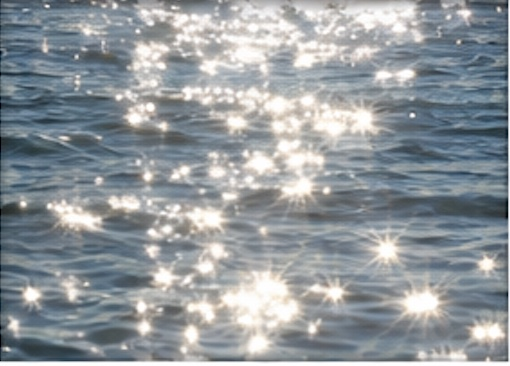
#> input picture simulation/ocean_voyager_sim_hil/assets/test_images/negatives/glare/glare_001.jpg, 510 x 366 px
$ python -i voyager_pool_v11.py   (imports and definitions only)
#> lines starting #> are read from the running program, lines starting #| are printed output that depends on the picture
#> further down, picture is the input picture: shape (366, 510, 3); mean B, G, R 157.1, 152.8, 146.6
from gpiozero import DigitalOutputDevice
from time import sleep, monotonic
from pathlib import Path
from datetime import datetime
import subprocess
import threading
import cv2
import numpy as np
import csv
import signal
import sys
import argparse

# ============================================================
# OCEAN VOYAGER - CONTINUOUS VISUAL NAVIGATION v11
#
# SIMPLE CLOSED-LOOP ARCHITECTURE
#
#   FORWARD_SCAN:
#       calibrated forward propulsion runs continuously
#       camera streams continuously
#       if view becomes too close -> TURN_SCAN
#
#   TURN_SCAN:
#       ONE turn direction is latched
#       turning thrust remains active
#       camera keeps streaming/analyzing concurrently
#       first sufficiently open heading -> FORWARD_SCAN immediately
#
# Pool-calibrated CLOSE/OPEN thresholds with 2-frame temporal confirmation.
# Feature collapse overrides scale so a half-foot wall cannot look OPEN.
# No timed 2.8 s turns.
# No automatic left/right toggling while scanning.
# No stop-and-take-picture control loop.
# Motors and vision run concurrently.
#
# Camera frames are processed and discarded. Images are only saved
# periodically / on state changes, with a hard disk-image cap.
# ============================================================

p = argparse.ArgumentParser(description="Ocean Voyager continuous visual navigation v9")

# ---------- Forward calibration ----------
# [50 lines not run here, left out]

# [1 line that did not run here, left out]
# [1 line that did not run here, left out]
# [1 line that did not run here, left out]

# [1 line that did not run here, left out]
# [1 line that did not run here, left out]
# [1 line that did not run here, left out]
# [1 line that did not run here, left out]
# [1 line that did not run here, left out]
# [1 line that did not run here, left out]
# [1 line that did not run here, left out]

OUT = Path("/tmp/voyager_v11")
# [1 line not run here, left out]

# ---------- Exact working GPIO mapping ----------
L1 = DigitalOutputDevice(17, initial_value=False)
L2 = DigitalOutputDevice(27, initial_value=False)
R1 = DigitalOutputDevice(22, initial_value=False)
R2 = DigitalOutputDevice(23, initial_value=False)

def motors_off():
    L1.off(); L2.off(); R1.off(); R2.off()

def left_pump_on():
    R1.off(); R2.off()
    L1.on(); L2.off()

def right_pump_on():
    L1.off(); L2.off()
    R1.on(); R2.off()

# ============================================================
# MOTOR WORKER
# Keeps propulsion running while the main thread analyzes camera frames.
# ============================================================

class MotorController:
    def __init__(self):
        self._mode = "OFF"
        self._lock = threading.Lock()
        self._quit = threading.Event()
        self._thread = threading.Thread(target=self._run, daemon=True)
        self._thread.start()

    # [5 lines left out: function set_mode, not called in this run]

    def mode(self):
        with self._lock:
            return self._mode

    def _same_mode(self, expected):
        return (not self._quit.is_set()) and self.mode() == expected

    # [7 lines left out: function _interruptible_wait, not called in this run]

    def _run(self):
        while not self._quit.is_set():
            mode = self.mode()

            if mode == "OFF":
                motors_off()
                sleep(0.01)

            elif mode == "TURN_LEFT":
                # Physical RIGHT pump rotates Voyager LEFT.
                L1.off(); L2.off()
                R1.on(); R2.off()
                sleep(0.01)

            elif mode == "TURN_RIGHT":
                # Physical LEFT pump rotates Voyager RIGHT.
                R1.off(); R2.off()
                L1.on(); L2.off()
                sleep(0.01)

            elif mode == "FORWARD":
                # Preserve the proven sequential forward calibration, but run
                # it continuously in this worker while vision runs concurrently.
                motors_off()
                L1.on(); L2.off()
                if not self._interruptible_wait(FWD_LEFT_SEC, "FORWARD"):
                    motors_off()
                    continue

                motors_off()
                if FWD_GAP_SEC and not self._interruptible_wait(FWD_GAP_SEC, "FORWARD"):
                    continue

                R1.on(); R2.off()
                if not self._interruptible_wait(FWD_RIGHT_SEC, "FORWARD"):
                    motors_off()
                    continue

                motors_off()
                if FWD_GAP_SEC:
                    self._interruptible_wait(FWD_GAP_SEC, "FORWARD")

        motors_off()

    # [5 lines left out: function close, not called in this run]

motor = MotorController()
camera_proc = None

# [14 lines left out: function shutdown, not called in this run]

# [2 lines not run here, left out]

# ============================================================
# FORWARD CALIBRATION MODE
# Same script; no new calibration script required.
# ============================================================

# [31 lines left out: function run_forward_calibration, not called in this run]

# ============================================================
# CONTINUOUS MJPEG CAMERA
# One rpicam-vid process for the whole run; frames are not accumulated.
# ============================================================

class MJPEGCamera:
    # [61 lines left out: functions __init__, read, close, not called in this run]

# ============================================================
# FAST VISUAL ANALYSIS
# ============================================================

def region_metrics(gray):
    blur = cv2.GaussianBlur(gray, (5, 5), 0)
    edges = cv2.Canny(blur, 60, 150)
    edge_density = float(np.count_nonzero(edges)) / float(edges.size)

    inv = 255 - edges
    dist = cv2.distanceTransform(inv, cv2.DIST_L2, 3)
    vals = dist[dist > 0]
    scale = float(np.percentile(vals, 85)) if vals.size else 0.0
    return edge_density, scale

def analyze(img):
    h, w = img.shape[:2]
#> h = 366; w = 510
    # Same navigation band concept as prior versions.
    y1 = int(h * 0.42)
#> y1 = 153
    y2 = int(h * 0.86)
#> y2 = 314
    gray = cv2.cvtColor(img[y1:y2, :], cv2.COLOR_BGR2GRAY)
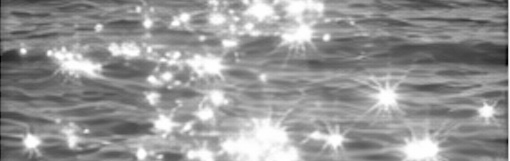
#> gray: shape (161, 510); min 1, max 255, mean 149.7
    third = gray.shape[1] // 3
#> third = 170

    rois = {
        "L": gray[:, :third],
        "C": gray[:, third:2*third],
        "R": gray[:, 2*third:]
    }

    edge = {}
    scale = {}
    for k, roi in rois.items():
        edge[k], scale[k] = region_metrics(roi)
#> this loop made 3 passes
#> (k, edge_density in region_metrics, scale in region_metrics) on passes 1 to 3: ('L', 0.0821, 10.38), ('C', 0.0889, 11.33), ('R', 0.0843, 9.17)
#> pass 1, in region_metrics, `blur = cv2.GaussianBlur(gray, (5, 5), 0)`:
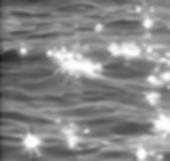
#> blur: shape (161, 170); min 25, max 254, mean 135.5
#> pass 1, in region_metrics, `edges = cv2.Canny(blur, 60, 150)`:
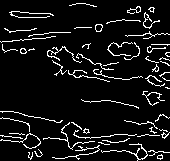
#> edges: shape (161, 170); 8.2% white in thin lines or dots
#> pass 1, in region_metrics, `dist = cv2.distanceTransform(inv, cv2.DIST_L2, 3)`:
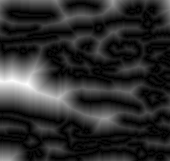
#> dist: shape (161, 170) float32; min 0, max 29.6, mean 5.2; drawn with min black and max white
#> after the loop, edge = {'L': 0.0821, 'C': 0.0889, 'R': 0.0843}; scale = {'L': 10.38, 'C': 11.33, 'R': 9.17}

#> (the run stopped early here; a loop or call above may not have finished)

$ run again, on simulation/ocean_voyager_sim_hil/assets/test_images/negatives/glare/glare_003.jpg
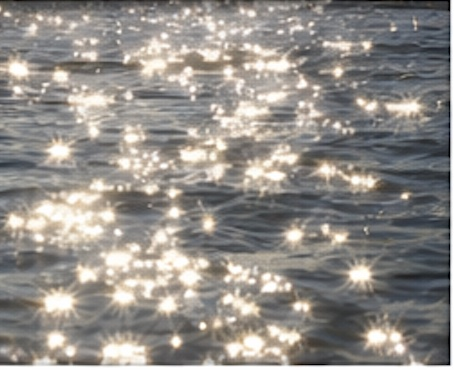
#> input picture simulation/ocean_voyager_sim_hil/assets/test_images/negatives/glare/glare_003.jpg, 454 x 370 px
#> picture is the input picture: shape (370, 454, 3); mean B, G, R 136.6, 141.4, 145.6
#> the loop in analyze, `for k, roi in rois.items():` made 3 passes
#> (k, edge_density in region_metrics, scale in region_metrics) on passes 1 to 3: ('L', 0.0942, 10.51), ('C', 0.118, 6.68), ('R', 0.0799, 12.04)
#> pass 1, in region_metrics, `edges = cv2.Canny(blur, 60, 150)`:
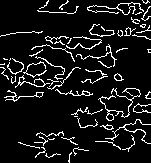
#> edges: shape (163, 151); 9.4% white in thin lines or dots
#> pass 1, in region_metrics, `dist = cv2.distanceTransform(inv, cv2.DIST_L2, 3)`:
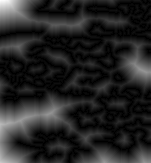
#> dist: shape (163, 151) float32; min 0, max 33.84, mean 4.9; drawn with min black and max white
#> after the loop in analyze, `for k, roi in rois.items():`: edge = {'L': 0.0942, 'C': 0.118, 'R': 0.0799}; scale = {'L': 10.51, 'C': 6.68, 'R': 12.04}

$ run again, on simulation/ocean_voyager_sim_hil/assets/test_images/negatives/glare/glare_004.jpg
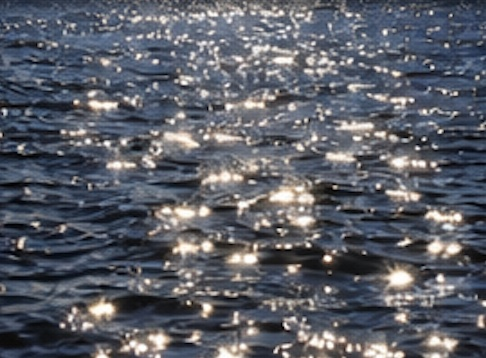
#> input picture simulation/ocean_voyager_sim_hil/assets/test_images/negatives/glare/glare_004.jpg, 486 x 358 px
#> picture is the input picture: shape (358, 486, 3); mean B, G, R 102.8, 93.8, 90.7
#> the loop in analyze, `for k, roi in rois.items():` made 3 passes
#> (k, edge_density in region_metrics, scale in region_metrics) on passes 1 to 3: ('L', 0.159, 3.82), ('C', 0.161, 4.65), ('R', 0.167, 4.11)
#> pass 1, in region_metrics, `edges = cv2.Canny(blur, 60, 150)`:
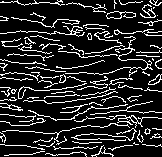
#> edges: shape (157, 162); 15.9% white in thin lines or dots
#> pass 1, in region_metrics, `dist = cv2.distanceTransform(inv, cv2.DIST_L2, 3)`:
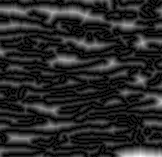
#> dist: shape (157, 162) float32; min 0, max 12.29, mean 1.94; drawn with min black and max white
#> after the loop in analyze, `for k, roi in rois.items():`: edge = {'L': 0.159, 'C': 0.161, 'R': 0.167}; scale = {'L': 3.82, 'C': 4.65, 'R': 4.11}

$ run again, on simulation/ocean_voyager_sim_hil/assets/test_images/negatives/glare/glare_005.jpg
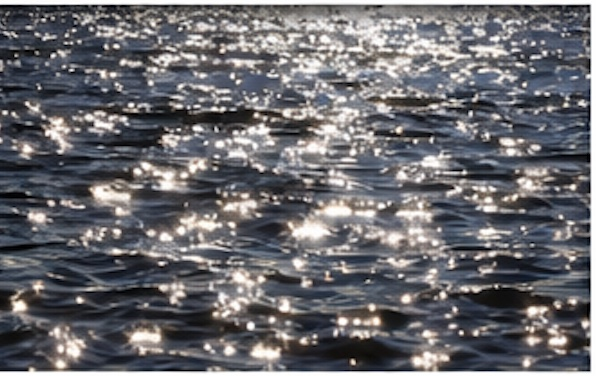
#> input picture simulation/ocean_voyager_sim_hil/assets/test_images/negatives/glare/glare_005.jpg, 596 x 376 px
#> picture is the input picture: shape (376, 596, 3); mean B, G, R 110.2, 106, 106.5
#> the loop in analyze, `for k, roi in rois.items():` made 3 passes
#> (k, edge_density in region_metrics, scale in region_metrics) on passes 1 to 3: ('L', 0.148, 4.65), ('C', 0.171, 4.11), ('R', 0.174, 3.82)
#> pass 1, in region_metrics, `edges = cv2.Canny(blur, 60, 150)`:
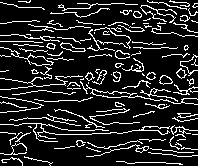
#> edges: shape (166, 198); 14.8% white in thin lines or dots
#> pass 1, in region_metrics, `dist = cv2.distanceTransform(inv, cv2.DIST_L2, 3)`:
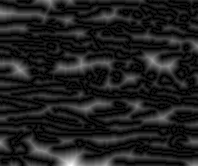
#> dist: shape (166, 198) float32; min 0, max 18.02, mean 2.23; drawn with min black and max white
#> after the loop in analyze, `for k, roi in rois.items():`: edge = {'L': 0.148, 'C': 0.171, 'R': 0.174}; scale = {'L': 4.65, 'C': 4.11, 'R': 3.82}
